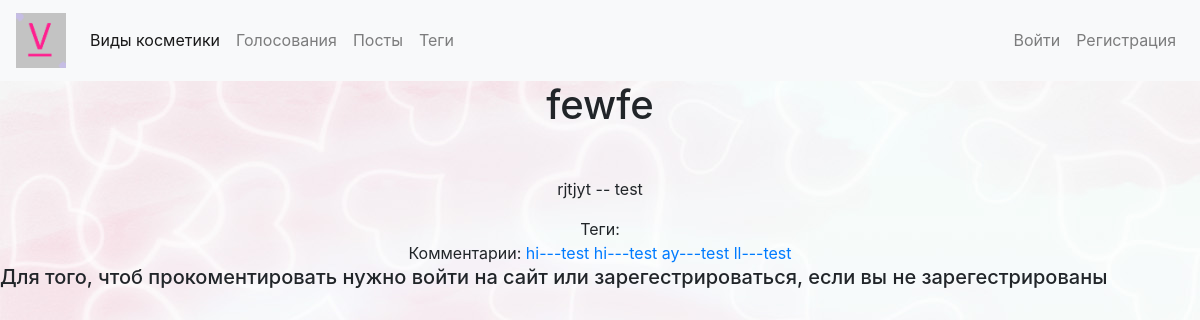
The page /posts/post/sdfssd on the database its author committed.
### postapp/models.py (models this page shows, shortened)
class Post(models.Model):
    title = models.CharField(max_length=150, db_index=True)
    slug = models.SlugField(max_length=150,unique=True)
    body = models.TextField(blank=True, db_index=True)
    date_pub = models.DateTimeField(auto_now_add=True)
    tags = models.ManyToManyField('Tag', blank=True, related_name='posts')
    user = models.ForeignKey(User, on_delete=models.CASCADE, default=1)

class Comment(models.Model):
    text = models.CharField(max_length=200)
    date_pub = models.DateTimeField(auto_now_add=True)
    user = models.ForeignKey(User, on_delete=models.CASCADE,default=1)
    post = models.ForeignKey(Post, on_delete=models.CASCADE,default=5)

### postapp/views.py (the view, shortened to what this page needs)
# urls.py: path('post/<str:slug>',views.PostDetail.as_view(),name='post_detail'),
class PostDetail(View):
    def get(self,request,slug):
        post = Post.objects.get(slug=slug)
        form = CommentForm()
        return render(request,'postapp/post_detail.html',context={'post':post,'form':form})

### postapp/templates/postapp/post_detail.html (shortened to what this page needs)
{% extends 'base.html' %}
{% block content %}
<h1 class="mb-5" style="text-align: center;">{{post.title}}</h1>
<p style="text-align: center;">{{post.body}} -- {{post.user}}</p>
<div style="text-align: center;">
        Теги:
</div>
<div style="text-align: center;">
        Комментарии:
        {% for comment in post.comment_set.all %}
            <a href="#">{{comment.text}}---{{comment.user}}</a>
        {% endfor %}
</div>
{% if user.is_authenticated %}
<form action="{{ post.get_absolute_url }}" method="post">
    {% csrf_token %}
    {% for field in form %}
        <div class="form-group">
            {% if field.errors %}
            <div class="alert alert-danger">
                {{ field.errors }}
            </div>
            {% endif %}
            Прокомментировать:
            {{ field }}
        </div>
    {% endfor %}
    <button type="submit" class="btn btn-primary">Комментировать</button>
</form>
{% else %}
    <h5>Для того, чтоб прокоментировать нужно войти на сайт или зарегестрироваться, если вы не зарегестрированы</h5>
{% endif %}
{% endblock %}

### rows shown on the page
Post: title "fewfe", body "rjtjyt", user "test"
Comment: text "hi", user "test"
Comment: text "hi", user "test"
Comment: text "ay", user "test"
Comment: text "ll", user "test"
